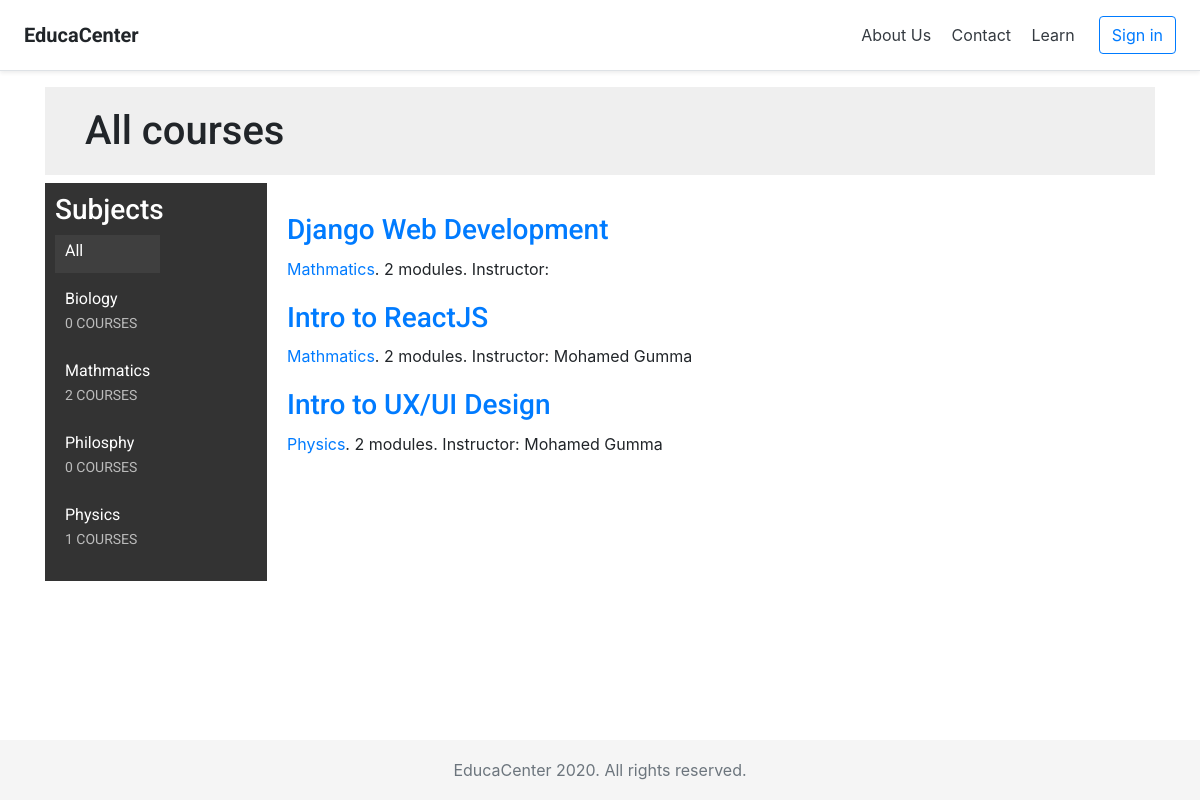
The page / on the database its author committed.
### courses/models.py (models this page shows, shortened)
class Subject(models.Model):
    title = models.CharField(max_length=200)
    slug = models.SlugField(max_length=200, unique=True)
    class Meta:
        ordering = ['title']
    def __str__(self):
        return self.title

class Course(models.Model):
    owner = models.ForeignKey(User,related_name='courses_created',
                            on_delete=models.CASCADE)
    subject = models.ForeignKey(Subject,
                            related_name='courses',
                            on_delete=models.CASCADE)
    title = models.CharField(max_length=200)
    slug = models.SlugField(max_length=200, unique=True)
    overview = models.TextField()
    created = models.DateTimeField(auto_now_add=True)
    students = models.ManyToManyField(User,
                                    related_name='courses_joined',
                                    blank=True)
    class Meta:
        ordering = ['-created']

### courses/views.py (the view, shortened to what this page needs)
# urls.py: path('', CourseListView.as_view(), name='course_list'),
class CourseListView(TemplateResponseMixin, View):
    model = Course
    template_name = 'courses/course/list.html'
    def get(self, request, subject=None):
        subjects = cache.get('all_subjects')
        if not subjects:
            subjects = Subject.objects.annotate(
                                            total_courses=Count('courses'))
            cache.set('all_subjects', subjects)
        all_courses = Course.objects.annotate(
                                            total_modules=Count('modules'))
        return self.render_to_response({'subjects': subjects,
                                        'subject': subject,
                                        'courses': all_courses})

### courses/templates/courses/course/list.html (shortened to what this page needs)
{% extends "base.html" %}
{% block content %}
<h1>
    {% if subject %}
    {{ subject.title }} courses
    {% else %}
    All courses
    {% endif %}
</h1>
<div class="contents">
    <h3>Subjects</h3>
    <ul id="modules">
        <li {% if not subject %}class="selected" {% endif %}>
            <a href="{% url "course_list" %}">All</a>
        </li>
        {% for s in subjects %}
        <li {% if subject == s %}class="selected" {% endif %}>
            <a href="{% url "course_list_subject" s.slug %}">
                {{ s.title }}
                <br><span>{{ s.total_courses }} courses</span>
            </a>
        </li>
        {% endfor %}
    </ul>
</div>
<div class="module">
    {% for course in courses %}
    {% with subject=course.subject %}
    <h3><a href="{% url "course_detail" course.slug %}">
            {{ course.title }}</a></h3>
    <p>
        <a href="{% url "course_list_subject" subject.slug %}">
            {{ subject }}</a>.
        {{ course.total_modules }} modules.
        Instructor: {{ course.owner.get_full_name }}
    </p>
    {% endwith %}
    {% endfor %}
</div>
{% endblock %}

### courses/static/css/base.css (style rules this page uses)
body { margin:0; font-family:'Roboto', sans-serif; font-weight:400; color:#333; padding-bottom: 120px; }
a { color:#3fad37; text-decoration:none; }
ul { float:left; }
h1, h2, h3, h4, h5, h6 { font-family:'Roboto', sans-serif; font-weight:300; }
h1 { background:#efefef; width:100%; overflow:auto; padding:20px 0 20px 40px; margin:0; }
.module { padding:10px 20px; float:left; width:600px; }
.module h3 { margin:20px 0 0; padding:0; width:100%; }
.module p { margin:10px 0 20px; width:100%; float:left; }
.contents { width:20%; padding:10px; float:left; background:#333; color: #fff; font-family:'Roboto', sans-serif; }
.contents ul { list-style:none; margin:0; padding:0; }
.contents ul li { margin:0 0 10px 0; padding:4px 10px 10px; overflow:auto; }
.contents ul li.selected { background:#3f3f3f; }
.contents ul span { text-transform:uppercase; color:#bbb; font-size:14px; }
.contents ul a { display:block; color:#fff; text-decoration:none; }

### rows shown on the page
Subject: title "Biology", total_courses "0"
Subject: title "Mathmatics", total_courses "2"
Subject: title "Philosphy", total_courses "0"
Subject: title "Physics", total_courses "1"
Course: title "Django Web Development", subject "Mathmatics", total_modules "2"
Course: title "Intro to ReactJS", subject "Mathmatics", total_modules "2", owner.get_full_name "Mohamed Gumma"
Course: title "Intro to UX/UI Design", subject "Physics", total_modules "2", owner.get_full_name "Mohamed Gumma"
